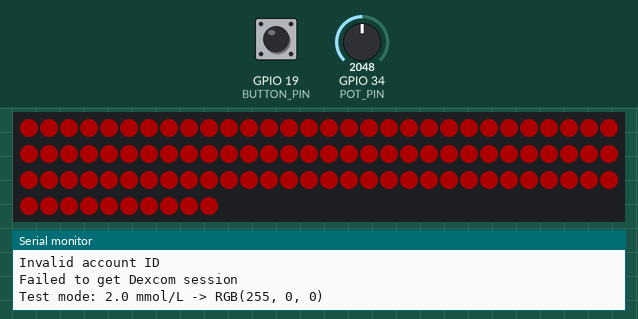
Recording of a program running on a simulated ESP32. Parts: 100 RGB LEDs in strip order, left to right, continuing on the next row, the last lines printed to the serial monitor. Inputs (shaded band) come from the test bench; at power-on: GPIO 34 (POT_PIN) = 2048, GPIO 19 (BUTTON_PIN) HIGH. Dim RGB values are drawn brighter than linear; WiFi joins after 1.5 s; servers stay silent unless stated; uploads are accepted with an empty reply; the local clock reads 2024-03-15 10:24:30 at power-on unless the program sets it; not simulated (calls return 0 or success): secrets.h.

Above: at 3.9 s.
4.0 s: GPIO 34 (POT_PIN) set to 1228
At 4.8 s:
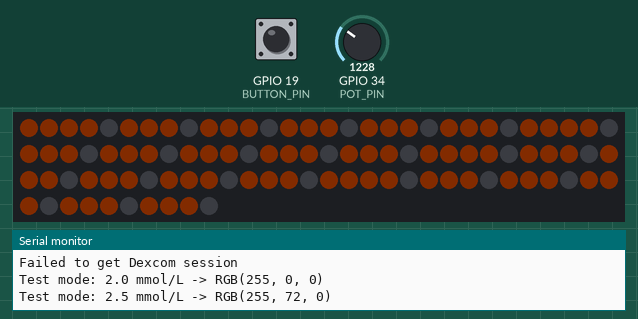
7.0 s: GPIO 34 (POT_PIN) set to 2047
At 8.3 s:
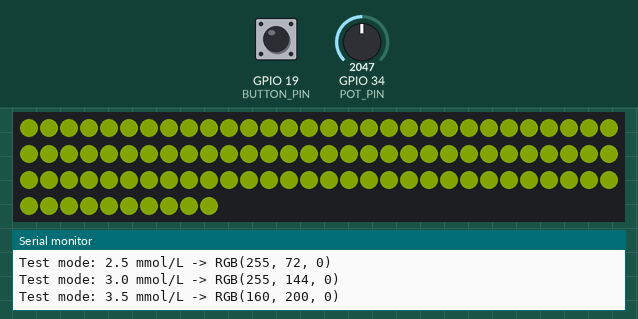
10.0 s: GPIO 34 (POT_PIN) set to 491
At 10.9 s:
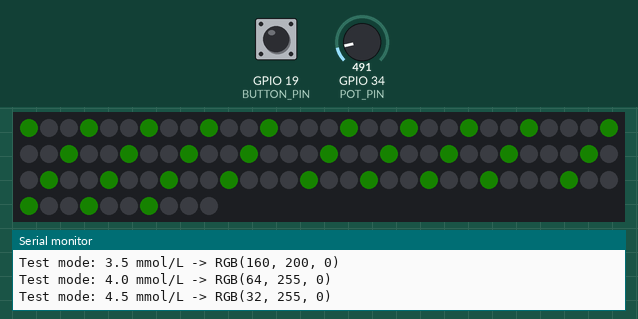
13.0 s: GPIO 34 (POT_PIN) set to 2866
At 14.4 s:
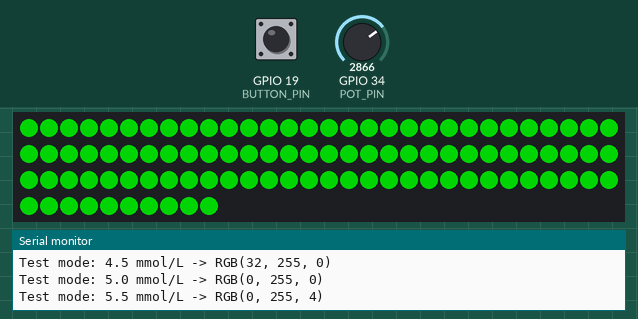
16.0 s: GPIO 34 (POT_PIN) set to 1228
At 18.1 s:
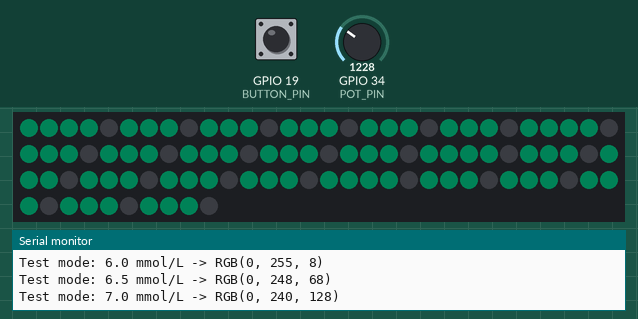
19.0 s: GPIO 34 (POT_PIN) set to 3603
At 20.3 s:
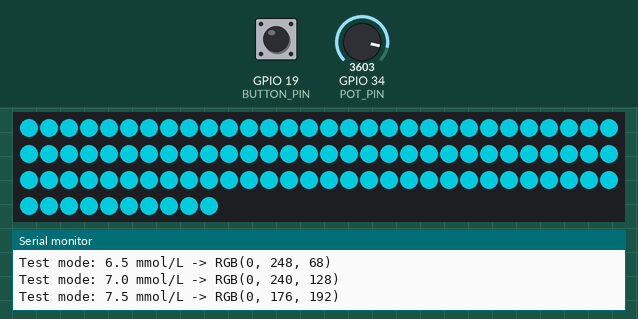
Timing chart, 0 to 22.0 s (numbered marks = the images above; inputs shaded):
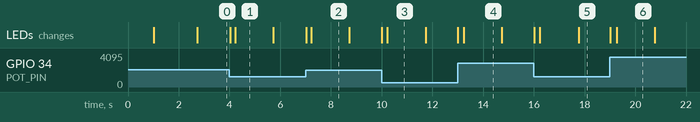

Measured:
- after the input at 4.0 s, the LEDs: first change at once (image 1 shows a later state)
- after the input at 7.0 s, the LEDs: first change at once (image 2 shows a later state)
- after the input at 10.0 s, the LEDs: first change at once (image 3 shows a later state)
- after the input at 13.0 s, the LEDs: first change at once (image 4 shows a later state)
- after the input at 16.0 s, the LEDs: first change at once (image 5 shows a later state)
- after the input at 19.0 s, the LEDs: first change at once (image 6 shows a later state)
- what the display in image 2 shows lasts 1.5 s, from 7.2 s to 8.7 s

The program:

main.cpp
```cpp
#include <Arduino.h>
#include <WiFi.h>
#include <FastLED.h>
#include <time.h>
#include <math.h>

#include <WiFiMulti.h>
WiFiMulti wifiMulti;

#include "Dexcom_follow.h"
#include "secrets.h"

// Pin assignment and strip size.
// LED_PIN drives the WS2812B data line.
// POT_PIN reads the brightness potentiometer.
// BUTTON_PIN reads the mode toggle button.
static constexpr uint8_t LED_PIN = 18;
static constexpr int NUM_LEDS = 100;
static constexpr uint8_t POT_PIN = 34;
static constexpr uint8_t BUTTON_PIN = 19;

// Pixel buffer for the whole strip.
// Each entry stores one RGB color for one physical LED.
CRGB leds[NUM_LEDS];

// High-level operating modes of the lamp.
// StartupTestMode: cycles through test BG values and colors.
// BgMode: shows live color based on the latest Dexcom reading.
// WhiteMode: acts as a normal white lamp.
enum class LampMode {
  StartupTestMode,
  BgMode,
  WhiteMode
};

// Cached blood glucose state used by the lamp logic.
// valid     = whether the latest reading should currently be trusted.
// mmol      = glucose value in mmol/L.
// trend     = Dexcom trend text such as "Flat", "SingleUp", etc.
// timestamp = Unix timestamp of the reading.
struct BgState {
  bool valid = false;
  double mmol = 0.0;
  String trend;
  unsigned long timestamp = 0;
};

// One anchor point in the BG->color map.
// mmol  = glucose value at this point.
// color = RGB color associated with that value.
struct ColorPoint {
  float mmol;
  CRGB color;
};

// Anchor colors for the BG gradient.
// Intermediate values are calculated by linear interpolation
// between the two nearest anchor points.
// Values below/above the defined range are clamped.
const ColorPoint colorMap[] = {
  {2.0f,  CRGB(0xFF, 0x00, 0x00)},
  {3.0f,  CRGB(0xFF, 0x90, 0x00)},
  {4.0f,  CRGB(0x40, 0xFF, 0x00)},
  {5.0f,  CRGB(0x00, 0xFF, 0x00)},
  {6.0f,  CRGB(0x00, 0xFF, 0x08)},
  {7.0f,  CRGB(0x00, 0xF0, 0x80)},
  {8.0f,  CRGB(0x00, 0x70, 0xFF)},
  {9.0f,  CRGB(0x8E, 0x00, 0xFF)},
  {10.0f, CRGB(0xFF, 0x00, 0xF6)}
};

// Test values for StartupTestMode.
// The lamp cycles through these values so the color map
// can be judged visually without needing live Dexcom changes.
const float testValues[] = {
  2.0f, 2.5f, 3.0f, 3.5f, 4.0f, 4.5f, 5.0f, 5.5f,
  6.0f, 6.5f, 7.0f, 7.5f, 8.0f, 8.5f, 9.0f, 9.5f, 10.0f
};

// Global application state.
// The lamp starts in StartupTestMode at power-up.
// bg holds the most recent Dexcom reading that was successfully fetched.
LampMode mode = LampMode::StartupTestMode;
BgState bg;

// Dexcom follower object.
// 'true' means "outside US", which selects the OUS Dexcom Share server.
Follower follower(true, DEXCOM_USER, DEXCOM_PASS);

// Convert a Unix timestamp into a human-readable local time string.
// The local timezone is configured in setup() using TZ + tzset().
String formatTimestamp(unsigned long ts) {
  time_t raw = (time_t)ts;
  struct tm* timeinfo = localtime(&raw);

  if (!timeinfo) {
    return "invalid time";
  }

  char buffer[32];
  strftime(buffer, sizeof(buffer), "%Y-%m-%d %H:%M:%S", timeinfo);
  return String(buffer);
}

// Connect the ESP32 to Wi-Fi in station mode.
// This function blocks until a connection has been established.
void connectWifi() {
  WiFi.mode(WIFI_STA);

  static bool wifiListInitialized = false;
  if (!wifiListInitialized) {
    // Primary network (required, existing README format)
    wifiMulti.addAP(WIFI_SSID, WIFI_PASS);

    // Optional secondary network (only if defined in secrets.h)
    #ifdef WIFI2_SSID
    #ifdef WIFI2_PASS
      wifiMulti.addAP(WIFI2_SSID, WIFI2_PASS);
    #endif
    #endif

    wifiListInitialized = true;
  }

  Serial.print("Connecting to known WiFi");
  while (wifiMulti.run() != WL_CONNECTED) {
    delay(500);
    Serial.print(".");
  }

  Serial.println();
  Serial.println("WiFi connected");
  Serial.print("SSID: ");
  Serial.println(WiFi.SSID());
  Serial.print("IP: ");
  Serial.println(WiFi.localIP());
}


// Read the brightness potentiometer and return a stable logical
// brightness value in the range 0..255.
//
// Notes:
// - Multiple ADC samples are averaged to reduce noise.
// - A small hysteresis is used so +/-1 jitter does not cause visible flicker.
// - The current mapping is linear (powf(..., 1.0f)) because low-end dimming
//   is now mainly handled by spatial dimming rather than gamma shaping.
uint8_t readBrightness() {
  const int samples = 8;
  long sum = 0;

  for (int i = 0; i < samples; i++) {
    sum += analogRead(POT_PIN);
    delayMicroseconds(200);
  }

  int raw = sum / samples;
  raw = constrain(raw, 0, 4095);

  float x = raw / 4095.0f;
  float y = powf(x, 1.0f);

  uint8_t newBrightness = (uint8_t)(y * 255.0f + 0.5f);

  static uint8_t stableBrightness = 0;

  if (abs((int)newBrightness - (int)stableBrightness) >= 2) {
    stableBrightness = newBrightness;
  }

  // Serial.print("Brightness set to: ");
  // Serial.println(stableBrightness);

  return stableBrightness;
}


// Linearly interpolate between two RGB colors.
// t = 0.0 returns a
// t = 1.0 returns b
// Values in between produce a mixed color.
CRGB interpolateColor(const CRGB& a, const CRGB& b, float t) {
  t = constrain(t, 0.0f, 1.0f);

  uint8_t r = (uint8_t)(a.r + (b.r - a.r) * t + 0.5f);
  uint8_t g = (uint8_t)(a.g + (b.g - a.g) * t + 0.5f);
  uint8_t bl = (uint8_t)(a.b + (b.b - a.b) * t + 0.5f);

  return CRGB(r, g, bl);
}

// Map a BG value in mmol/L to a color.
// Values outside the defined anchor range are clamped.
// Values inside the range are interpolated between the nearest anchor points.
CRGB colorForBg(double mmol) {
  const int count = sizeof(colorMap) / sizeof(colorMap[0]);

  if (mmol <= colorMap[0].mmol) {
    return colorMap[0].color;
  }

  if (mmol >= colorMap[count - 1].mmol) {
    return colorMap[count - 1].color;
  }

  for (int i = 0; i < count - 1; i++) {
    float x0 = colorMap[i].mmol;
    float x1 = colorMap[i + 1].mmol;

    if (mmol >= x0 && mmol <= x1) {
      float t = (mmol - x0) / (x1 - x0);
      return interpolateColor(colorMap[i].color, colorMap[i + 1].color, t);
    }
  }

  return CRGB::Black;
}

// Fill the whole strip with one solid color and send it out immediately.
// This is the simplest "all LEDs same color" display path.
void showColor(const CRGB& color) {
  fill_solid(leds, NUM_LEDS, color);
  FastLED.show();
}

// Refresh the cached Dexcom reading.
//
// Behavior:
// - Marks bg.valid false at the start so failed updates do not leave stale data active.
// - Reconnects Wi-Fi if needed.
// - Requests a Dexcom session if none is currently available.
// - Fetches the newest glucose reading.
// - Updates the cached bg structure on success.
// - Returns true on success, false on failure.
//
// The rest of the lamp logic uses bg.valid to decide whether BG mode
// should show a real color or go dark.

// Recovery state for Dexcom auth/session handling.
// consecutiveDexcomFailures counts back-to-back failed update attempts.
// lastSessionRefreshMs tracks when we last requested a fresh Dexcom session.
static uint8_t consecutiveDexcomFailures = 0;
static unsigned long lastSessionRefreshMs = 0;

// Refresh the cached Dexcom reading with robust session recovery.
//
// Behavior:
// - Keeps "black on stale data" semantics by setting bg.valid=false at start.
// - Reconnects Wi-Fi if needed.
// - Tries a glucose read with current session first.
// - If that fails, forces a new Dexcom session and retries once immediately.
// - After repeated failures, proactively refreshes session before reading.
// - Optionally refreshes session by age to avoid long-lived stale tokens.
//
// Returns:
// - true  = fresh reading fetched and cached in bg
// - false = no fresh reading (caller may show black/stale state)
bool updateDexcomReading() {
  bg.valid = false;

  // Tunables for resilience:
  static constexpr uint8_t FORCE_REAUTH_AFTER_FAILURES = 3;
  static constexpr unsigned long SESSION_REFRESH_INTERVAL_MS = 30UL * 60UL * 1000UL; // 30 min

  if (WiFi.status() != WL_CONNECTED) {
    Serial.println("WiFi lost, reconnecting...");
    connectWifi();
  }

  // Proactive refresh: even a "non-default" session can expire server-side.
  bool sessionTooOld = (millis() - lastSessionRefreshMs) >= SESSION_REFRESH_INTERVAL_MS;
  bool forceReauthNow = (consecutiveDexcomFailures >= FORCE_REAUTH_AFTER_FAILURES) || sessionTooOld;

  if (forceReauthNow) {
    Serial.println("Proactive Dexcom session refresh...");
    if (follower.getNewSessionID()) {
      lastSessionRefreshMs = millis();
    } else {
      Serial.println("Failed proactive Dexcom session refresh");
    }
  } else if (!follower.SessionIDnotDefault()) {
    Serial.println("No Dexcom session, requesting one...");
    if (follower.getNewSessionID()) {
      lastSessionRefreshMs = millis();
    } else {
      Serial.println("Failed to get Dexcom session");
      consecutiveDexcomFailures++;
      return false;
    }
  }

  // Attempt 1: read with current (or freshly refreshed) session.
  if (!follower.GlucoseLevelsNow()) {
    Serial.println("Dexcom glucose read failed, forcing re-login and retrying...");

    // Force a fresh session and retry once immediately.
    if (!follower.getNewSessionID()) {
      Serial.println("Failed to refresh Dexcom session after read failure");
      consecutiveDexcomFailures++;
      return false;
    }
    lastSessionRefreshMs = millis();

    if (!follower.GlucoseLevelsNow()) {
      Serial.println("Dexcom glucose read still failing after session refresh");
      consecutiveDexcomFailures++;
      return false;
    }
  }

  // Success path: cache reading and clear failure streak.
  bg.valid = true;
  bg.mmol = follower.GlucoseNow.mmol_l;
  bg.trend = follower.GlucoseNow.trend_description;
  bg.timestamp = follower.GlucoseNow.timestamp;
  consecutiveDexcomFailures = 0;

  Serial.print("BG updated: ");
  Serial.print(bg.mmol, 1);
  Serial.print(" mmol/L, trend ");
  Serial.print(bg.trend);
  Serial.print(", time ");
  Serial.println(formatTimestamp(bg.timestamp));

  return true;
}


// Handle the pushbutton with debounce.
//
// Wiring assumption:
// - BUTTON_PIN uses INPUT_PULLUP
// - unpressed = HIGH
// - pressed   = LOW
//
// Behavior:
// - First press in StartupTestMode exits test mode and enters BgMode.
// - Later presses toggle between BgMode and WhiteMode.
void handleButton() {
  static bool lastButtonState = HIGH;
  static bool stableState = HIGH;
  static unsigned long lastChangeTime = 0;
  const unsigned long debounceMs = 30;

  bool currentState = digitalRead(BUTTON_PIN);

  if (currentState != lastButtonState) {
    lastChangeTime = millis();
  }

  if ((millis() - lastChangeTime) > debounceMs) {
    if (currentState != stableState) {
      stableState = currentState;

      if (stableState == LOW) {
        if (mode == LampMode::StartupTestMode) {
          mode = LampMode::BgMode;
          Serial.println("Leaving StartupTestMode -> BgMode");
        } else {
          mode = (mode == LampMode::BgMode) ? LampMode::WhiteMode : LampMode::BgMode;
          Serial.printf("Mode changed to: %s\n",
                        (mode == LampMode::BgMode) ? "BgMode" : "WhiteMode");
        }
      }
    }
  }

  lastButtonState = currentState;
}

// Return a copy of a color scaled to the requested brightness.
// This is used for "baked in" pixel brightness, independent of FastLED's
// global brightness control.
CRGB scaleColor(const CRGB& color, uint8_t brightness) {
  CRGB c = color;
  c.nscale8_video(brightness);
  return c;
}

// Display a color using two different dimming strategies:
//
// 1) Spatial dimming for the very low end:
//    - Only some LEDs are lit.
//    - Lit LEDs are distributed as evenly as possible across the strip.
//    - Each lit LED uses a fixed minimum brightness that preserves hue better.
//
// 2) Normal full-strip dimming for higher brightness:
//    - All LEDs are lit.
//    - Global brightness is ramped from SPATIAL_LED_BRIGHTNESS up to 255.
//
// logicalBrightness is the user brightness from readBrightness() in the range 0..255.
void showDistributedColor(const CRGB& baseColor, uint8_t logicalBrightness) {
  fill_solid(leds, NUM_LEDS, CRGB::Black);

  if (logicalBrightness == 0) {
    FastLED.setBrightness(255);   // no extra global scaling needed
    FastLED.show();
    return;
  }

  constexpr uint8_t SPATIAL_LED_BRIGHTNESS = 6;

  if (logicalBrightness <= NUM_LEDS) {
    // Spatial dimming mode:
    // light exactly logicalBrightness LEDs, evenly distributed,
    // each at a stable low brightness of 4

    CRGB dimColor = scaleColor(baseColor, SPATIAL_LED_BRIGHTNESS);

    int activeCount = logicalBrightness;

    for (int i = 0; i < activeCount; i++) {
      int idx = (i * NUM_LEDS) / activeCount;
      if (idx >= NUM_LEDS) idx = NUM_LEDS - 1;
      leds[idx] = dimColor;
    }

    FastLED.setBrightness(255);   // already scaled into the pixel values
    FastLED.show();
    return;
  }

  // Normal full-strip brightness mode:
  // all LEDs on, brightness rises from 6 to 255
  uint8_t fullBrightness = map(logicalBrightness, NUM_LEDS + 1, 255, SPATIAL_LED_BRIGHTNESS, 255);

  fill_solid(leds, NUM_LEDS, baseColor);
  FastLED.setBrightness(fullBrightness);
  FastLED.show();
}

// Run the startup color test cycle.
//
// Every stepMs milliseconds, the next test BG value is selected,
// converted to a color, and logged to Serial.
//
// The actual displayed brightness still follows the potentiometer,
// so the test mode can also be judged at different light levels.
void runStartupTestMode() {
  static unsigned long lastStepTime = 0;
  static int testIndex = 0;
  static CRGB currentTestColor = CRGB::Black;
  const unsigned long stepMs = 1500;

  if (millis() - lastStepTime >= stepMs) {
    lastStepTime = millis();

    float mmol = testValues[testIndex];
    currentTestColor = colorForBg(mmol);

    Serial.print("Test mode: ");
    Serial.print(mmol, 1);
    Serial.print(" mmol/L -> RGB(");
    Serial.print(currentTestColor.r);
    Serial.print(", ");
    Serial.print(currentTestColor.g);
    Serial.print(", ");
    Serial.print(currentTestColor.b);
    Serial.println(")");

    testIndex++;
    const int count = sizeof(testValues) / sizeof(testValues[0]);
    if (testIndex >= count) {
      testIndex = 0;
    }
  }

  uint8_t brightness = readBrightness();
  showDistributedColor(currentTestColor, brightness);
}


// Arduino setup() runs once after boot/reset.
//
// Tasks performed here:
// - start Serial logging
// - configure input pins
// - initialize FastLED
// - connect to Wi-Fi
// - configure local timezone handling for readable timestamps
// - fetch an initial Dexcom reading
void setup() {
  Serial.begin(115200);
  delay(1000);

  pinMode(POT_PIN, INPUT);
  pinMode(BUTTON_PIN, INPUT_PULLUP);

  FastLED.addLeds<WS2812B, LED_PIN, GRB>(leds, NUM_LEDS);
  showColor(CRGB::Black);

  connectWifi();

  configTime(0, 0, "pool.ntp.org", "time.nist.gov");
  setenv("TZ", "CET-1CEST,M3.5.0/2,M10.5.0/3", 1);
  tzset();

  updateDexcomReading();
}

// Main Arduino loop.
//
// Repeatedly:
// - checks the button
// - periodically polls Dexcom
// - reads the brightness pot
// - renders according to the active mode
//
// A small delay keeps the loop from running unnecessarily fast.
void loop() {
  handleButton();

  static unsigned long lastDexcomPoll = 0;
  const unsigned long dexcomPollMs = 60000;

  if (millis() - lastDexcomPoll >= dexcomPollMs) {
    lastDexcomPoll = millis();
    updateDexcomReading();
  }

  uint8_t brightness = readBrightness();

  if (mode == LampMode::StartupTestMode) {
    runStartupTestMode();
  } else if (mode == LampMode::WhiteMode) {
    showDistributedColor(CRGB::White, brightness);
  } else {
    if (bg.valid) {
      showDistributedColor(colorForBg(bg.mmol), brightness);
    } else {
      showDistributedColor(CRGB::Black, 0);
    }
  }

  delay(20);
}
```
